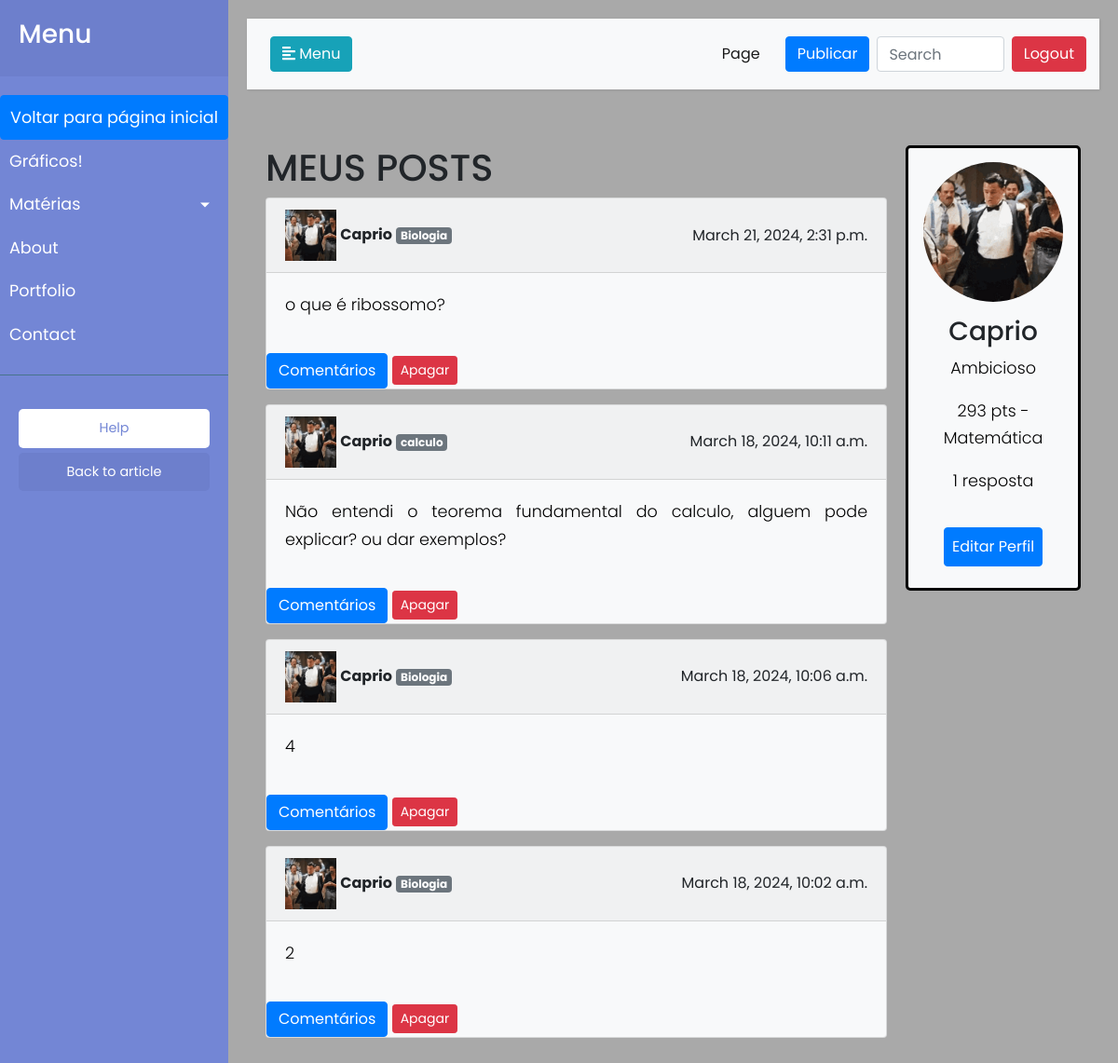
Page /auth/perfil/2/ (signed in) on the committed database.
### usuarios/models.py (models this page shows, shortened)
class Post(models.Model):
    author = models.ForeignKey(User, on_delete=models.CASCADE, related_name='posts')
    content = models.TextField()
    date = models.DateTimeField(default=timezone.now)
    disciplinas = models.ManyToManyField(Disciplina, related_name='posts')

class Pessoa(models.Model):
    user = models.OneToOneField(User, on_delete=models.CASCADE)
    foto_perfil = models.ImageField(upload_to='perfil/', default='usuarios/static/ppic.png')
    qualificacao = models.CharField(max_length=50)
    semestre = models.IntegerField(null=True, blank=True)
    email = models.EmailField(max_length=254, blank=True, null=True)  # Adicione esta linha para o e-mail

class Disciplina(models.Model):
    nome = models.CharField(max_length=100)

### usuarios/views.py (the view)
# urls.py: path('perfil/<int:user_id>/', views.perfil, name='perfil'),
@login_required(login_url="/auth/login/")
def perfil(request, user_id):
    usuario = get_object_or_404(User, pk=user_id)
    posts_do_usuario = Post.objects.filter(author=usuario).order_by('-date')
    pesquisa = request.GET.get('pesquisa', '')
    disciplinas = Disciplina.objects.all()
    if pesquisa:
        posts_do_usuario = posts_do_usuario.filter(content__icontains=pesquisa)
    context = {
        'posts': posts_do_usuario,  # Use as postagens do usuário
        'disciplinas': disciplinas,
        'usuario': usuario  # Renomeei para evitar confusão com request.user
    }
    return render(request, 'meu_perfil.html', context)

### usuarios/templates/meu_perfil.html (shortened to what this page needs)
{% load static %}
<!DOCTYPE html>
<html>
<head>
<link rel="stylesheet" href="https://stackpath.bootstrapcdn.com/bootstrap/4.1.0/css/bootstrap.min.css" >
<link rel='stylesheet' href='https://stackpath.bootstrapcdn.com/bootstrap/4.1.0/css/bootstrap.min.css'>
</head>
<body>
    <div class="wrapper">
        <nav id="sidebar">
            <div class="sidebar-header">
                <h3>Menu</h3>
            </div>
            <ul class="list-unstyled components">
                <li class="active">
                <li>
                    {% if user %}
                       <a href="{% url 'auth:feed2'%}" class="btn btn-primary">Voltar para página inicial</a>
                    {% endif %}
                </li>
                <li>
                    <a href="{% url 'auth:feed2'%}">Gráficos!</a>
                </li>
                <li>
                    <a href="#disciplinasSubmenu" data-toggle="collapse" aria-expanded="false" class="dropdown-toggle">Matérias</a>
                </li>
                <li>
                    <a href="#">About</a>
                </li>
                <li>
                    <a href="#">Portfolio</a>
                </li>
                <li>
                    <a href="#">Contact</a>
                </li>
            </ul>
            <ul class="list-unstyled CTAs">
                <li>
                    <a href="#" class="download">Help</a>
                </li>
                <li>
                    <a href="#" class="article">Back to article</a>
                </li>
            </ul>
        </nav>
    <div id="content">
        <nav class="navbar navbar-expand-lg navbar-light bg-light">
            <div class="container-fluid">
                <button type="button" id="sidebarCollapse" class="btn btn-info">
                    <i class="fas fa-align-left"></i>
                    <span>Menu</span>
                </button>
                <div class="collapse navbar-collapse" id="navbarSupportedContent">
                    <ul class="nav navbar-nav ml-auto">
                        <li class="nav-item active">
                            <a class="nav-link" href="#">Page</a>
                        </li>
                    </ul>
                </div>
            </div>
            <form class="d-flex" action="{% url 'feed' %}" method="GET">
                <a href="{% url 'auth:publicate' %}" class="btn btn-primary m-1">Publicar</a>
                <input class="form-control m-1" type="search" placeholder="Search" aria-label="Search" name="pesquisa">
                <a href="/auth/logout" class="btn btn-danger m-1">Logout</a>
            </form>
        </nav>
        <div class="container-flex">
            <div id="posts-section">
                <h1>MEUS POSTS</h1>
                {% for post in posts %}
                <div class="card bg-light mb-3">
                    <div class="card-header d-flex justify-content-between align-items-center">
                        <span>
                            <img src="{% if post.author.pessoa.foto_perfil %}{{ post.author.pessoa.foto_perfil.url }}{% else %}{% static 'usuarios/static/ppic.png' %}{% endif %}" alt="Foto de perfil" width="55px">
                            <strong>{{ post.author }}</strong>
                            {% for disciplina in post.disciplinas.all %}
                                <span class="badge badge-secondary">{{ disciplina.nome }}</span>
                            {% endfor %}
                        </span>
                        <span>{{ post.date }}</span>
                    </div>
                    <div class="card-body">
                        <p class="card-text" style="text-align: justify;">{{ post.content }}</p>
                    </div>
                    <div class="row mt-3">
                        <div class="col">
                            <a href="{% url 'auth:exibir_respostas' post.id %}" class="btn btn-primary">Comentários</a>
                            {% if request.user == post.author or request.user.is_superuser %}
                            <a href="{% url 'auth:delete_post' post.id %}" class="btn btn-danger btn-sm">Apagar</a>
                            {% endif %}
                        </div>
                    </div>
                </div>
                {% endfor %}
            </div>
            <div id="profile-section">
                <img src="{{ user.pessoa.foto_perfil.url }}" alt="Foto de perfil" class="profile-pic">
                <div class="profile-info">
                    <h3>{{ user.username }}</h3>
                    <p>Ambicioso</p>
                    <p>293 pts - Matemática</p>
                    <p>1 resposta</p>
                </div>
                <a href="{% url 'auth:editar_perfil' user.id %}" class="btn btn-primary m-2 p-2"> Editar Perfil </a>
            </div>
        </div>
</body>
</html>

### usuarios/templates/meu_perfil.html (style rules this page uses)
body { font-family: 'Poppins', sans-serif; background: #A9A9A9; }
p { font-family: 'Poppins', sans-serif; font-size: 1.1em; font-weight: 300; line-height: 1.7em; color: #000; }
a, a:hover, a:focus { color: inherit; text-decoration: none; transition: all 0.3s; }
.navbar { padding: 15px 10px; background: #fff; border: none; border-radius: 0; margin-bottom: 40px; box-shadow: 1px 1px 3px rgba(0, 0, 0, 0.1); }
.profile-pic { display: block; margin-left: auto; margin-right: auto; }
.wrapper { display: flex; width: 100%; align-items: stretch; justify-content: flex-start; }
#sidebar { width: 250px; background: #7386D5; color: #fff; transition: all 0.3s; }
#sidebar .sidebar-header { padding: 20px; background: #6d7fcc; }
#sidebar ul.components { padding: 20px 0; border-bottom: 1px solid #47748b; }
#sidebar ul li a { padding: 10px; font-size: 1.1em; display: block; }
a[data-toggle="collapse"] { position: relative; }
.dropdown-toggle::after { display: block; position: absolute; top: 50%; right: 20px; transform: translateY(-50%); }
ul.CTAs { padding: 20px; }
ul.CTAs a { text-align: center; font-size: 0.9em !important; display: block; border-radius: 5px; margin-bottom: 5px; }
a.download { background: #fff; color: #7386D5; }
a.article, a.article:hover { background: #6d7fcc !important; color: #fff !important; }
#content { width: 100%; padding: 20px; min-height: 100vh; transition: all 0.3s; }
.container-flex { display: flex; justify-content: center; align-items: flex-start; padding: 20px; }
#posts-section { flex-grow: 2; margin-right: 20px; }
#profile-section { flex-grow: 1; padding: 15px; background-color: #f8f9fa; border: 3px solid #000; border-radius: 5px; display: flex; flex-direction: column; align-items: center; max-width: 300px; }
.profile-pic { border-radius: 50%; width: 150px; height: 150px; object-fit: cover; margin-bottom: 15px; }
.profile-info { text-align: center; margin-bottom: 10px; }

### rows in the picture
Post: author.foto_perfil (picture), author "Caprio", date "March 21, 2024, 2:31 p.m.", content "o que é ribossomo?", shows "Apagar"
Disciplina: nome "Biologia"
Post: author.foto_perfil (picture), author "Caprio", date "March 18, 2024, 10:11 a.m.", content "Não entendi o teorema fundamental do calculo, alguem pode explicar? ou dar exemplos?", shows "Apagar"
Disciplina: nome "calculo"
Post: author.foto_perfil (picture), author "Caprio", date "March 18, 2024, 10:06 a.m.", content "4", shows "Apagar"
Post: author.foto_perfil (picture), author "Caprio", date "March 18, 2024, 10:02 a.m.", content "2", shows "Apagar"

### other values in the picture
{{ user.username }} "Caprio"
